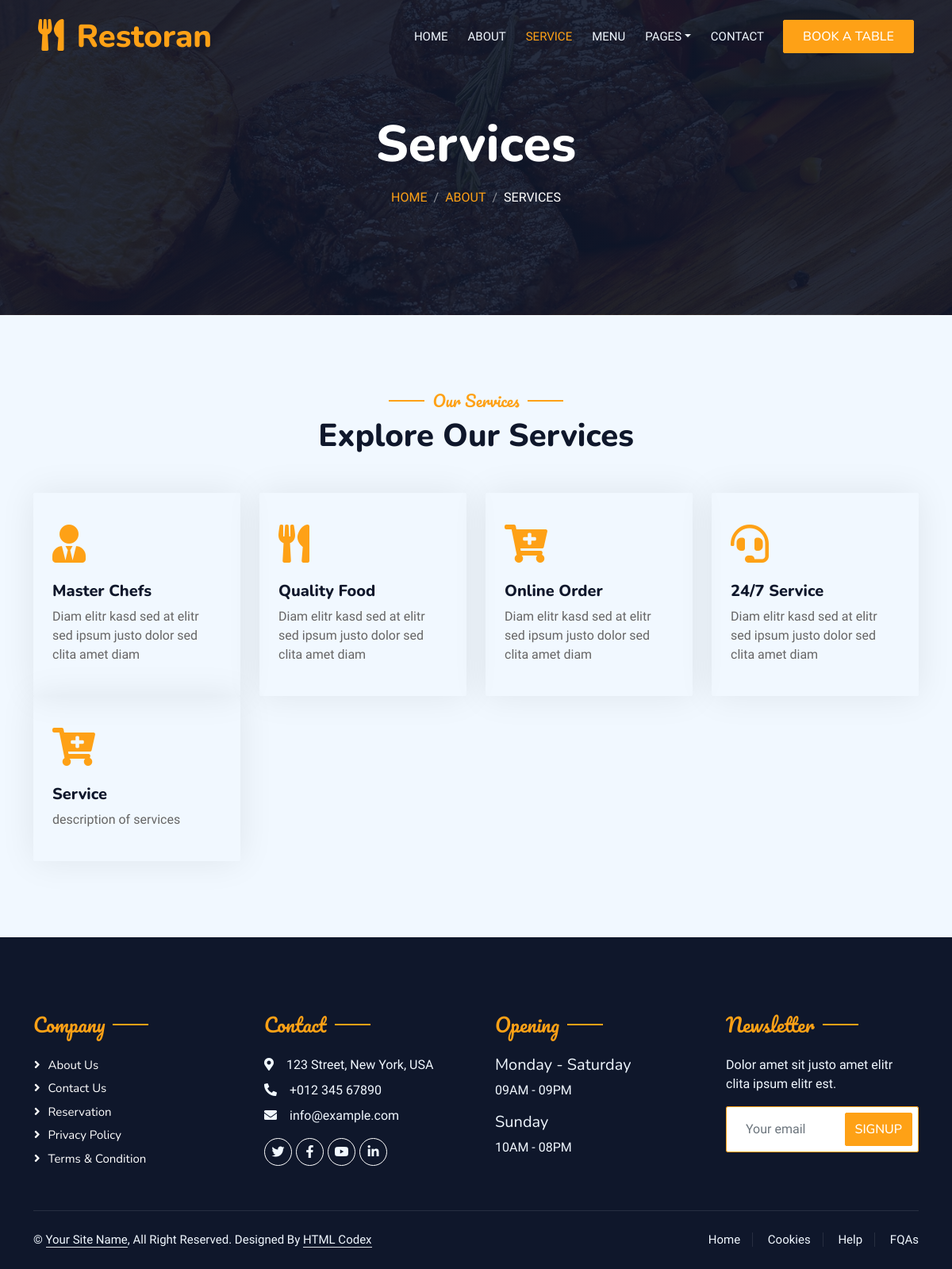
The app's page /stars/restaurant/services/, older data.
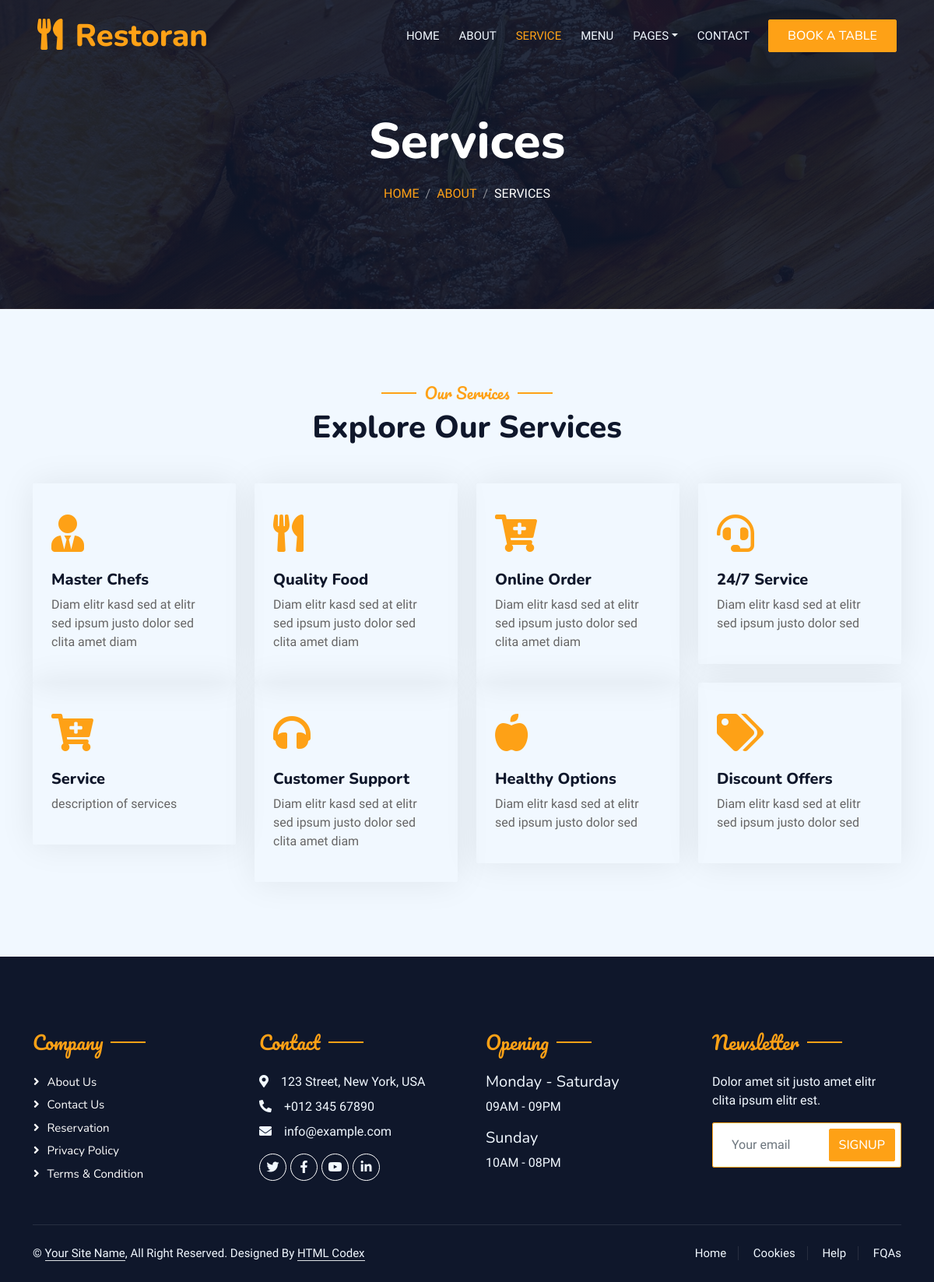
The same page, newer data.
### restaurant_app/models.py (models this page shows, shortened)
class Services(models.Model):
    name = models.CharField(max_length=50, blank=False, default='Service')
    description = models.CharField(max_length=2500,blank=False,default='description of services')
    icon = models.ImageField(upload_to='icons/',default='defa/client.png')
    text_icon = models.CharField(max_length=2500,default='fa fa-3x fa-cart-plus text-primary mb-4')

### restaurant_app/views.py (the view)
# urls.py: path('services/',views.service,name='services'),
def service(request):
    services = Services.objects.all()
    context = {
        'services': services,
        'service':'active',
        'page_title': 'Services',
        'breadcrumb_section': 'About',
        'breadcrumb_active': 'Services',
        }
    return render(request,'restaurant/services.html',context)

### restaurant_app/templates/restaurant/services.html
{% extends 'restaurant/base_other.html' %}
{% load static %}
{% block content %}
        <div class="container-xxl py-5">
            <div class="container">
                <div class="text-center wow fadeInUp" data-wow-delay="0.1s">
                    <h5 class="section-title ff-secondary text-center text-primary fw-normal">Our Services</h5>
                    <h1 class="mb-5">Explore Our Services</h1>
                </div>
                <div class="row g-4">
                    {% for service in services %}
                    <div class="col-lg-3 col-sm-6 wow fadeInUp" data-wow-delay="0.1s">
                        <div class="service-item rounded pt-3">
                            <div class="p-4">
                                <i class="{{ service.text_icon }}"></i>
                                <h5>{{ service.name }}</h5>
                                <p>{{ service.description }}</p>
                            </div>
                        </div>
                    </div>
                    {% if forloop.counter|divisibleby:4 and not forloop.last %}
                    </div><div class="row g-4">
                    {% endif %}
                    {% endfor %}
                </div>
            </div>
        </div>
{% endblock content %}

Row changes from the older to the newer data that the page shows:
changed Services "24/7 Service": description "Diam elitr kasd sed at elitr sed ipsum justo dolor sed clita amet diam" → "Diam elitr kasd sed at elitr sed ipsum justo dolor sed"
added Services: name "Customer Support", description "Diam elitr kasd sed at elitr sed ipsum justo dolor sed clita amet diam"
added Services: name "Healthy Options", description "Diam elitr kasd sed at elitr sed ipsum justo dolor sed"
added Services: name "Discount Offers", description "Diam elitr kasd sed at elitr sed ipsum justo dolor sed"
